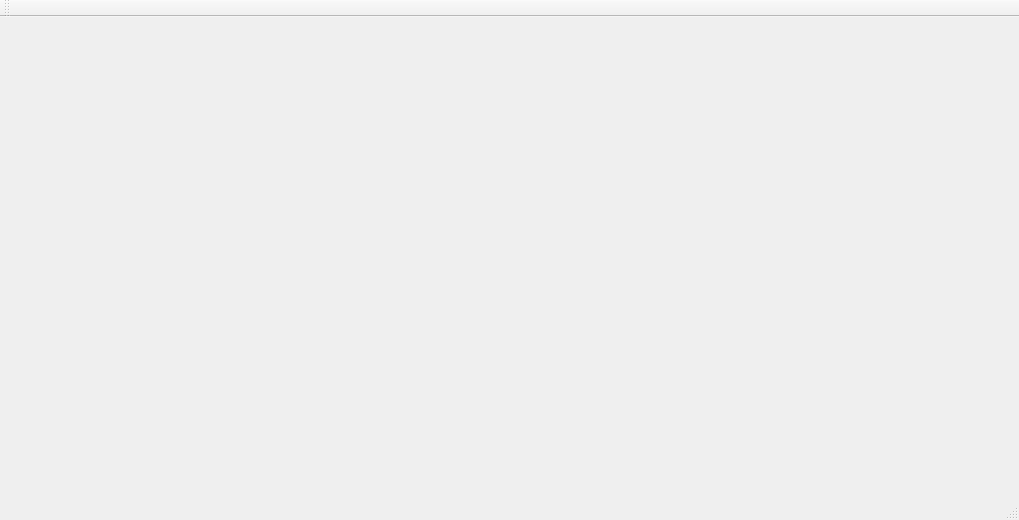
<?xml version="1.0" encoding="UTF-8"?>
<ui version="4.0">
 <class>MainWindow</class>
 <widget class="QMainWindow" name="MainWindow">
  <property name="geometry">
   <rect>
    <x>0</x>
    <y>0</y>
    <width>1019</width>
    <height>520</height>
   </rect>
  </property>
  <property name="windowTitle">
   <string>MainWindow</string>
  </property>
  <widget class="QWidget" name="centralWidget"/>
  <widget class="QMenuBar" name="menuBar">
   <property name="geometry">
    <rect>
     <x>0</x>
     <y>0</y>
     <width>1019</width>
     <height>25</height>
    </rect>
   </property>
  </widget>
  <widget class="QToolBar" name="mainToolBar">
   <attribute name="toolBarArea">
    <enum>TopToolBarArea</enum>
   </attribute>
   <attribute name="toolBarBreak">
    <bool>false</bool>
   </attribute>
  </widget>
  <widget class="QStatusBar" name="statusBar"/>
 </widget>
 <layoutdefault spacing="6" margin="11"/>
 <resources/>
 <connections/>
</ui>
